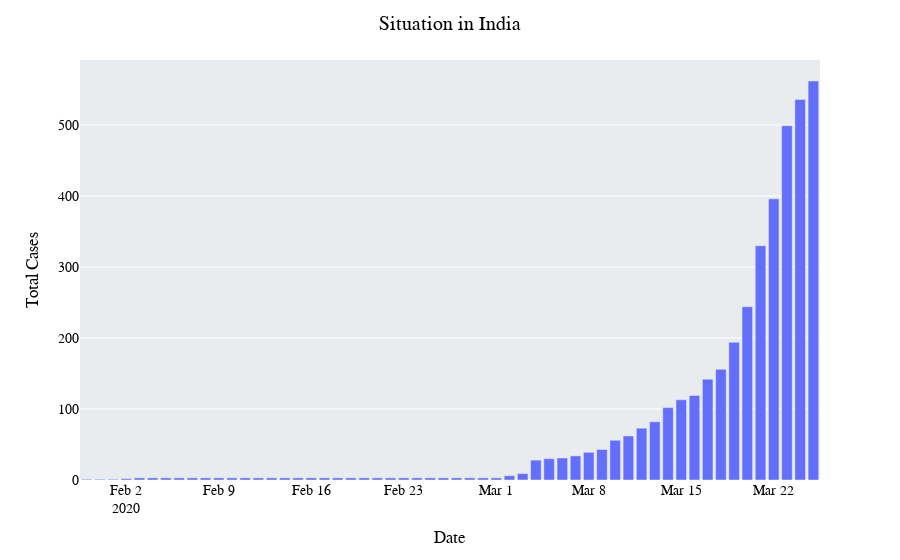

The notebook cell this image was saved under:
### Code cell
bar = px.bar(perday_India,x = 'Date',y = 'Total Cases')
bar.update_layout(title_text = 'Situation in India ',plot_bgcolor = '#E9ECEF',
                  font_color = 'black',font_family = 'Times New Roman',font_size = 14,title_x = 0.5)
bar.show()

### Figure 1 — Plotly figure (JSON) as saved in the notebook; plotly's stock layout.template omitted (floating-point values rounded to 4 significant figures)
{"data": [{"alignmentgroup": "True", "hovertemplate": "Date=%{x}<br>Total Cases=%{y}<extra></extra>", "legendgroup": "", "marker": {"color": "#636efa"}, "name": "", "offsetgroup": "", "orientation": "v", "showlegend": false, "textposition": "auto", "type": "bar", "x": ["2020-01-30T00:00:00", "2020-01-31T00:00:00", "2020-02-01T00:00:00", "2020-02-02T00:00:00", "2020-02-03T00:00:00", "2020-02-04T00:00:00", "2020-02-05T00:00:00", "2020-02-06T00:00:00", "2020-02-07T00:00:00", "2020-02-08T00:00:00", "2020-02-09T00:00:00", "2020-02-10T00:00:00", "2020-02-11T00:00:00", "2020-02-12T00:00:00", "2020-02-13T00:00:00", "2020-02-14T00:00:00", "2020-02-15T00:00:00", "2020-02-16T00:00:00", "2020-02-17T00:00:00", "2020-02-18T00:00:00", "2020-02-19T00:00:00", "2020-02-20T00:00:00", "2020-02-21T00:00:00", "2020-02-22T00:00:00", "2020-02-23T00:00:00", "2020-02-24T00:00:00", "2020-02-25T00:00:00", "2020-02-26T00:00:00", "2020-02-27T00:00:00", "2020-02-28T00:00:00", "2020-02-29T00:00:00", "2020-03-01T00:00:00", "2020-03-02T00:00:00", "2020-03-03T00:00:00", "2020-03-04T00:00:00", "2020-03-05T00:00:00", "2020-03-06T00:00:00", "2020-03-07T00:00:00", "2020-03-08T00:00:00", "2020-03-09T00:00:00", "2020-03-10T00:00:00", "2020-03-11T00:00:00", "2020-03-12T00:00:00", "2020-03-13T00:00:00", "2020-03-14T00:00:00", "2020-03-15T00:00:00", "2020-03-16T00:00:00", "2020-03-17T00:00:00", "2020-03-18T00:00:00", "2020-03-19T00:00:00", "2020-03-20T00:00:00", "2020-03-21T00:00:00", "2020-03-22T00:00:00", "2020-03-23T00:00:00", "2020-03-24T00:00:00", "2020-03-25T00:00:00"], "xaxis": "x", "y": [1, 1, 1, 2, 3, 3, 3, 3, 3, 3, 3, 3, 3, 3, 3, 3, 3, 3, 3, 3, 3, 3, 3, 3, 3, 3, 3, 3, 3, 3, 3, 3, 6, 9, 28, 30, 31, 34, 39, 43, 56, 62, 73, 82, 102, 113, 119, 142, 156, 194, 244, 330, 396, 499, 536, 562], "yaxis": "y"}], "layout": {"barmode": "relative", "font": {"color": "black", "family": "Times New Roman", "size": 14}, "legend": {"tracegroupgap": 0}, "margin": {"t": 60}, "plot_bgcolor": "#E9ECEF", "title": {"text": "Situation in India ", "x": 0.5}, "xaxis": {"anchor": "y", "domain": [0, 1], "title": {"text": "Date"}}, "yaxis": {"anchor": "x", "domain": [0, 1], "title": {"text": "Total Cases"}}}}
